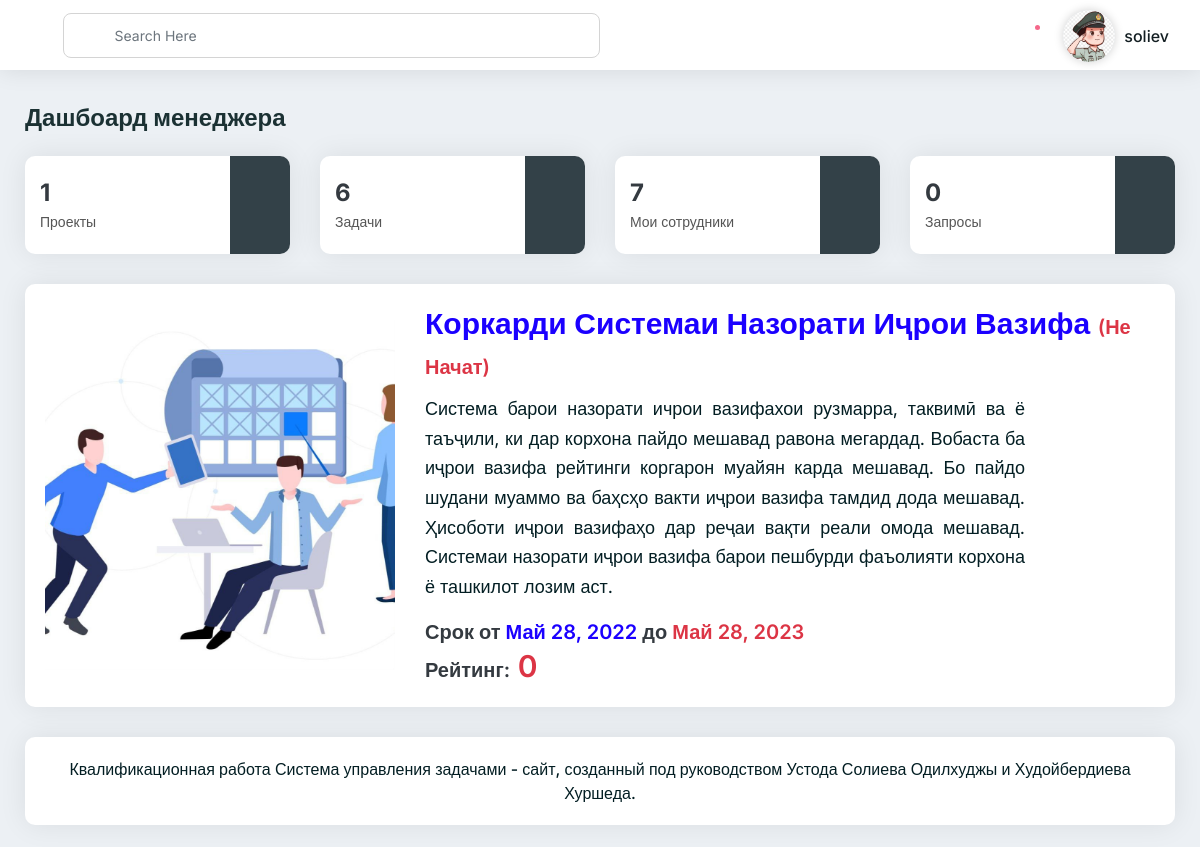
The page /mangement/manager-main/ (signed in) on the database as committed earlier.
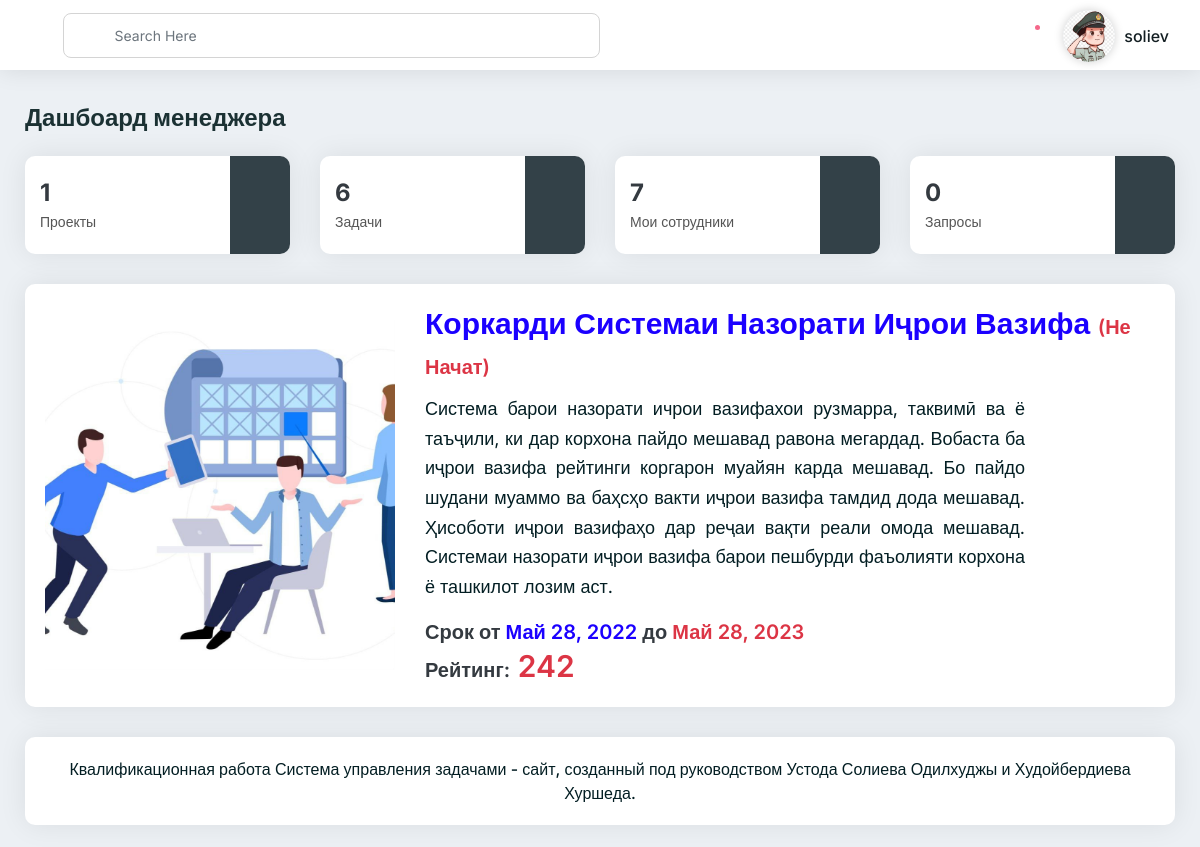
The same page on the database as committed later.
### management/models.py (models this page shows, shortened)
class Project(models.Model):
    name = models.CharField(max_length=100, verbose_name='Название')
    description = models.TextField(verbose_name='Описание')
    created_by = models.ForeignKey(CustomUser, on_delete=models.CASCADE, related_name='created_projects',
                                   verbose_name='Создано')
    assigned_to = models.ManyToManyField(CustomUser, related_name='assigned_projects',
                                         limit_choices_to={'is_manager': True}, blank=True, null=True,
                                         verbose_name='Назначено')
    start_date = models.DateField(null=True, blank=True, verbose_name='Дата начала')
    end_date = models.DateField(null=True, blank=True, verbose_name='Дата окончания')
    project_status = models.CharField(max_length=20, choices=(
        ('not_started', 'Не начат'), ('in_progress', 'В процессе'), ('completed', 'Завершен')), default='not_started',
                                      verbose_name='Статус проекта')
    rating = models.IntegerField(default=0, verbose_name='Рейтинг')
    image = models.ImageField(upload_to="projects/%Y/%m/%d", blank=True, null=True, verbose_name='Изображение')
    approved_by_admin = models.BooleanField(default=False, verbose_name='Одобрено администратором')
    class Meta:
        verbose_name = 'Проекты менеджера'
        verbose_name_plural = 'Проекты менеджеров'

### management/decorators.py (the view)
    def wrapper(request, *args, **kwargs):
        if request.user.is_manager:
            return view_func(request, *args, **kwargs)
        else:
            return render(request, 'authenticate/403.html')

### management/businesslog/admin.py (called while the page is built)
    @staticmethod
    def user_list():
        custom_users = CustomUser.objects.filter(is_superuser=False, is_manager=False).all()
        custom_users_managers = CustomUser.objects.filter(is_superuser=False, is_manager=True).all()
        custom_users_managers_top = CustomUser.objects.filter(is_superuser=False, is_manager=True).order_by('-rate')[:3]
        context = {
            'custom_users': custom_users,
            'custom_users_managers': custom_users_managers,
            'custom_users_managers_top': custom_users_managers_top,
        }
        return context

### management/businesslog/manager.py (called while the page is built)
    @staticmethod
    def manager_projects(request):
        projects = Project.objects.filter(assigned_to=request.user, approved_by_admin=True)
        tasks = Task.objects.filter(project__assigned_to=request.user)
        tasks_conts = tasks.count()
        employees_table = CustomUser.objects.filter(assigned_tasks__in=tasks, is_employee=True).distinct()
        context = {
            'manager_projects': projects,
            'manager_employees': employees_table,
            'task_assigned': tasks,
        }
        return context

### management/templates/management/manager/manager-main.html (shortened to what the changed rows need)
{% extends 'management/base/base.html' %}
{% load i18n %}
{% load static %}
{% block content %}
    <div class="main-container">
        <div class="xs-pd-20-10 pd-ltr-20">
            <div class="title pb-20">
                <h2 class="h3 mb-0">Дашбоард {{ role }}а</h2>
            </div>
            {% include 'management/manager/includes/manager-table.html' %}
        </div>
    </div>
{% endblock %}

### management/templates/management/manager/includes/manager-table.html (shortened to what this page needs)
{% load static %}
{% if project_card %}
    {% for project in projects_table %}
        <div class="card-box pd-20 height-100-p mb-30">
            <div class="row align-items-center">
                <div class="col-md-4 ">
                    <img src="{% if project.image %}{{ project.image.url }}{% endif %}" alt="">
                </div>
                <div class="col-md-8">
                    <h4 class="font-20 weight-500 mb-10 text-capitalize">
                        <div class="weight-600 font-30 text-blue"> {{ project.name }}
                            <span class="text-danger font-20">
                                ({{ project.get_project_status_display }})
                            </span>
                        </div>
                    </h4>
                    <p class="font-18 max-width-600" style="text-align: justify">
                        {{ project.description }}
                    </p>
                    <div class="weight-600 font-20 text-blue">
                        <span class="text-dark">Срок от </span>{{ project.start_date|default:"Нет данных" }}
                        <span class="text-dark">до</span> <span class="text-danger">{{ project.end_date }}</span>
                    </div>
                    <div class="weight-600 font-30 text-danger">
                        <span class="text-dark font-20">Рейтинг:</span> {{ project.rating }}
                    </div>
                </div>
            </div>
        </div>
    {% endfor %}
{% endif %}

Rows that differ between the two databases and show on the page:
changed Project "Коркарди Системаи Назорати Иҷрои Вазифа": rating "0" → "242"
